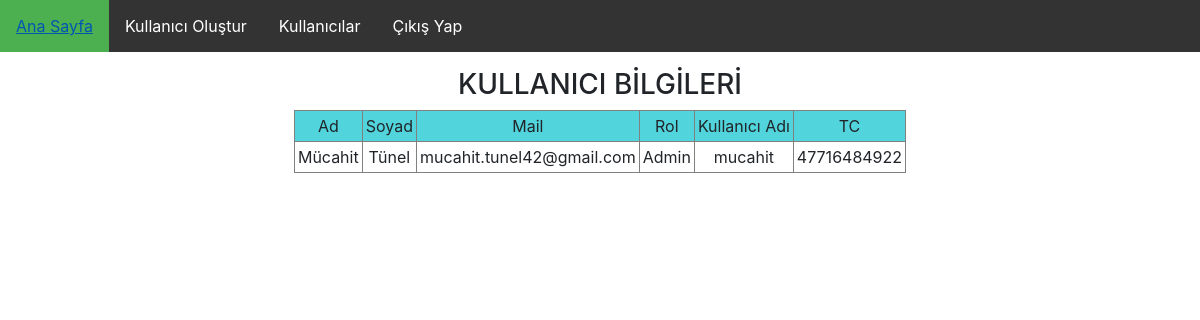
The app's page /1/kullanici_goruntule, older data.
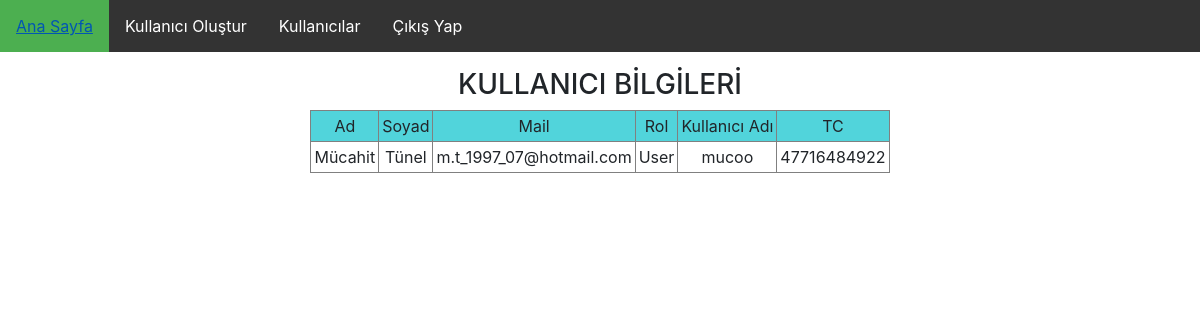
The same page, newer data.
### Ortak/models.py (models this page shows, shortened)
class Kullanici(AbstractBaseUser):#Kullanıcı
    TC = models.BigIntegerField(unique=True)
    Kullanıcı_adı = models.CharField(max_length=20, unique=True, verbose_name='KULLANICI ADI')
    Ad = models.CharField(max_length=30, verbose_name='AD')
    Soyad = models.CharField(max_length=30,verbose_name='SOYAD')
    is_active = models.BooleanField(default=False)
    is_staff = models.BooleanField(default=False)
    e_Mail = models.EmailField(max_length=255, unique=True, verbose_name='E-POSTA ADRESİ')
    Rol = models.CharField(max_length=50, choices=Roller, verbose_name='ROL')
    Sifre = models.CharField(max_length=24, verbose_name='ŞİFRE')
    USERNAME_FIELD = 'e_Mail'
    REQUIRED_FIELDS = ['Kullanıcı_adı','TC']
    nesne = UserManager()

### Ortak/views.py (the view)
# urls.py: url(r'^(?P<user_id>\d+)/kullanici_goruntule', views.kullanici_goruntule, name="Kullanıcı_görüntüle"),
def kullanici_goruntule(request, user_id):
    kullanici = Kullanici.nesne.get(id=user_id)
    return render(request, "Ortak/kullanici_goruntule.html", {'kullanici': kullanici})

### template/Ortak/kullanici_goruntule.html (shortened to what this page needs)
{% extends 'base.html' %}
{% block body %}
<center>
   	<link rel="stylesheet" href="https://cdnjs.cloudflare.com/ajax/libs/twitter-bootstrap/4.1.0/css/bootstrap.min.css" />
    <link rel="stylesheet" href="https://cdnjs.cloudflare.com/ajax/libs/bootstrap-datetimepicker/4.17.47/css/bootstrap-datetimepicker.min.css" />
    <h3>KULLANICI BİLGİLERİ</h3>
    <table border="1" cellpadding="3" cellspacing="0">
        <tr bgcolor="#51d4db">
            <td align="center">Ad</td>
            <td align="center">Soyad</td>
            <td align="center">Mail</td>
            <td align="center">Rol</td>
            <td align="center">Kullanıcı Adı</td>
            <td align="center">TC</td>
        </tr>
        <tr>
            <td align="center">{{ kullanici.Ad }}</td>
            <td align="center">{{ kullanici.Soyad }}</td>
            <td align="center">{{ kullanici.e_Mail }}</td>
            <td align="center">{{ kullanici.Rol }}</td>
            <td align="center">{{ kullanici.Kullanıcı_adı }}</td>
            <td align="center">{{ kullanici.TC }}</td>
        </tr>
    </table>
</center>
{% endblock %}

Row changes from the older to the newer data that the page shows:
changed Kullanici "Mücahit": e_Mail "mucahit.tunel42@gmail.com" → "m.t_1997_07@hotmail.com"; Rol "Admin" → "User"; Kullanıcı_adı "mucahit" → "mucoo"
